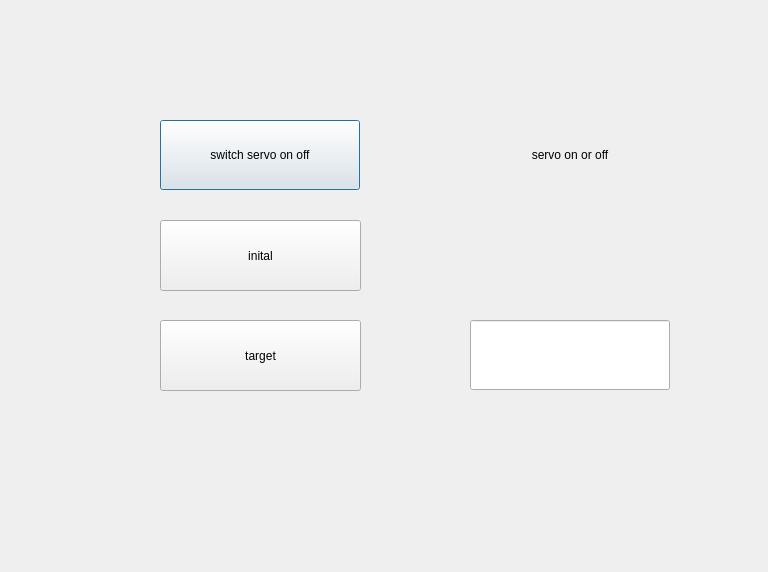
<?xml version="1.0" encoding="UTF-8"?>
<ui version="4.0">
 <class>Dialog</class>
 <widget class="QDialog" name="Dialog">
  <property name="geometry">
   <rect>
    <x>0</x>
    <y>0</y>
    <width>768</width>
    <height>572</height>
   </rect>
  </property>
  <property name="windowTitle">
   <string>Dialog</string>
  </property>
  <widget class="QPushButton" name="pushButton">
   <property name="geometry">
    <rect>
     <x>160</x>
     <y>120</y>
     <width>200</width>
     <height>70</height>
    </rect>
   </property>
   <property name="styleSheet">
    <string notr="true">font: 18pt &quot;Adobe Devanagari&quot;;</string>
   </property>
   <property name="text">
    <string>switch servo on off</string>
   </property>
  </widget>
  <widget class="QPushButton" name="pushButton_2">
   <property name="geometry">
    <rect>
     <x>160</x>
     <y>220</y>
     <width>201</width>
     <height>71</height>
    </rect>
   </property>
   <property name="styleSheet">
    <string notr="true">font: 18pt &quot;Adobe Devanagari&quot;;</string>
   </property>
   <property name="text">
    <string>inital</string>
   </property>
  </widget>
  <widget class="QPushButton" name="pushButton_3">
   <property name="geometry">
    <rect>
     <x>160</x>
     <y>320</y>
     <width>201</width>
     <height>71</height>
    </rect>
   </property>
   <property name="styleSheet">
    <string notr="true">font: 18pt &quot;Adobe Devanagari&quot;;</string>
   </property>
   <property name="text">
    <string>target</string>
   </property>
  </widget>
  <widget class="QLabel" name="label">
   <property name="geometry">
    <rect>
     <x>440</x>
     <y>120</y>
     <width>260</width>
     <height>70</height>
    </rect>
   </property>
   <property name="whatsThis">
    <string>&lt;html&gt;&lt;head/&gt;&lt;body&gt;&lt;p align=&quot;center&quot;&gt;&lt;br/&gt;&lt;/p&gt;&lt;/body&gt;&lt;/html&gt;</string>
   </property>
   <property name="styleSheet">
    <string notr="true">font: 28pt &quot;Adobe Devanagari&quot;;</string>
   </property>
   <property name="text">
    <string>&lt;html&gt;&lt;head/&gt;&lt;body&gt;&lt;p align=&quot;center&quot;&gt;servo on  or off&lt;/p&gt;&lt;/body&gt;&lt;/html&gt;</string>
   </property>
  </widget>
  <widget class="QLineEdit" name="lineEdit">
   <property name="geometry">
    <rect>
     <x>470</x>
     <y>320</y>
     <width>200</width>
     <height>70</height>
    </rect>
   </property>
  </widget>
 </widget>
 <resources/>
 <connections/>
</ui>
